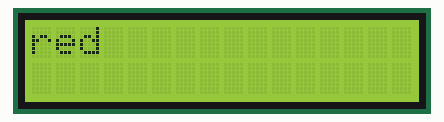
Simulated run of this sketch. Board: Arduino Uno, built with avr-gcc and run on an emulated ATmega328P. Parts: 16×2 character LCD.

Above: at 0.1 s.
At 1.9 s:
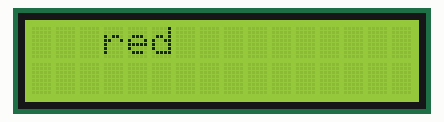
At 3.8 s:
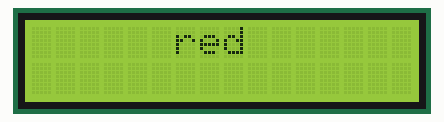
At 8.0 s:
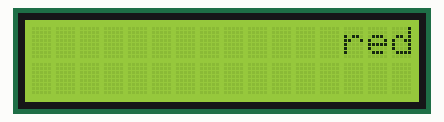
At 11.6 s:
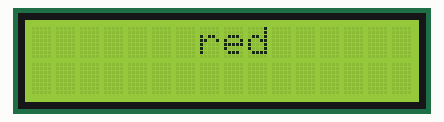
At 16.5 s:
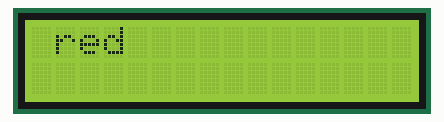

Measured:
- by itself, everything shown: repeats every 15.8 s, in 27 steps
- what the display in image 1 shows lasts 0.6 s, from 1.9 s to 2.5 s

The sketch:

20210814for_lcd.ino
```cpp
#include <LiquidCrystal_I2C.h>
LiquidCrystal_I2C lcd(0x27,16,2);

void setup() {
  lcd.init();//초기화
  lcd.backlight();

}


void loop(){
  for(int a = 0;a<14;a++){
    lcd.setCursor(a,0);
    lcd.print("red");
    delay(600);
    lcd.clear();
    }
  for(int a =12;a>0;a--){
    lcd.setCursor(a,0);
    lcd.print("red");
    delay(600);
    lcd.clear();
    }
  }
```
